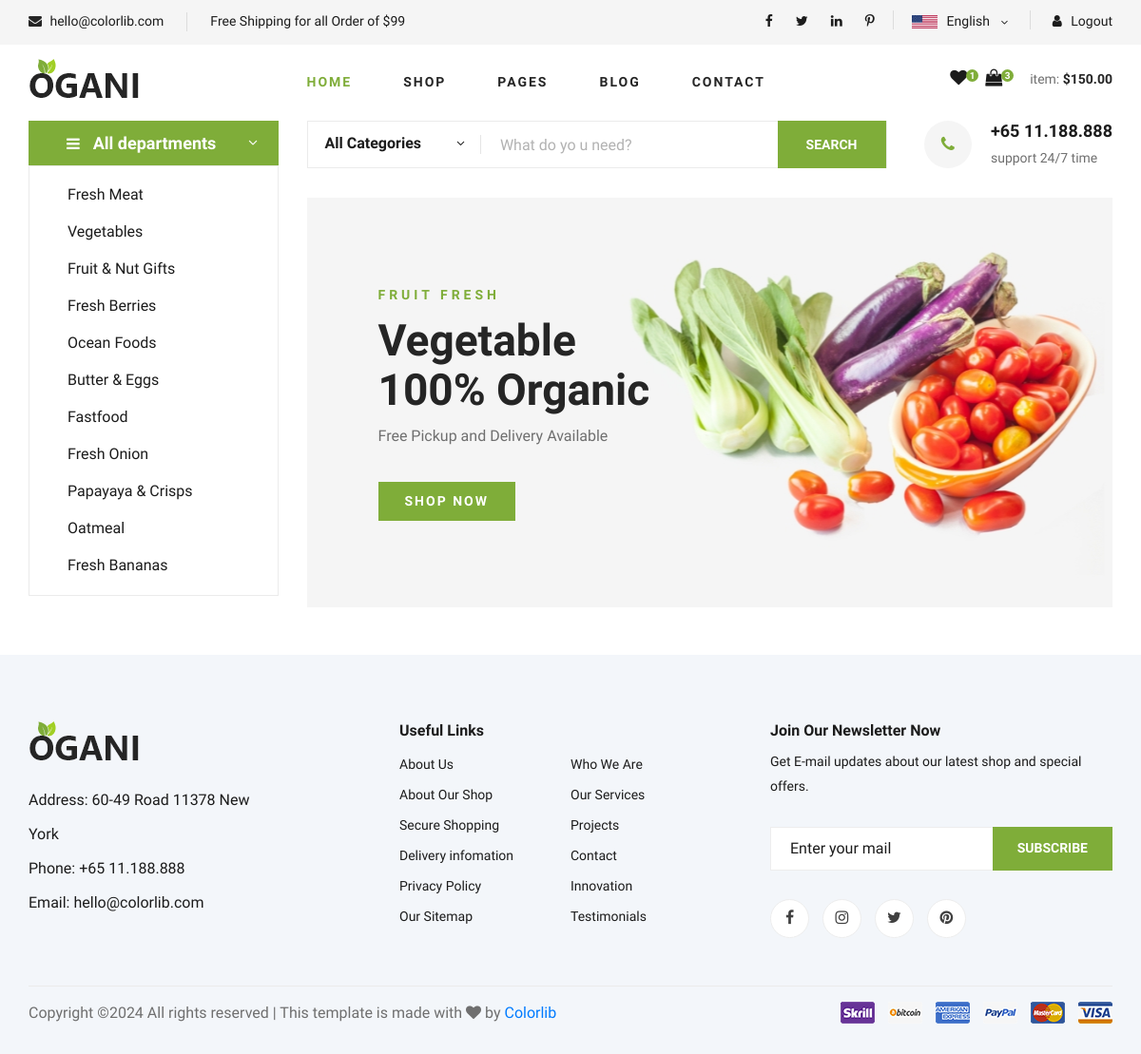
/, run on an earlier commit of the app's database.
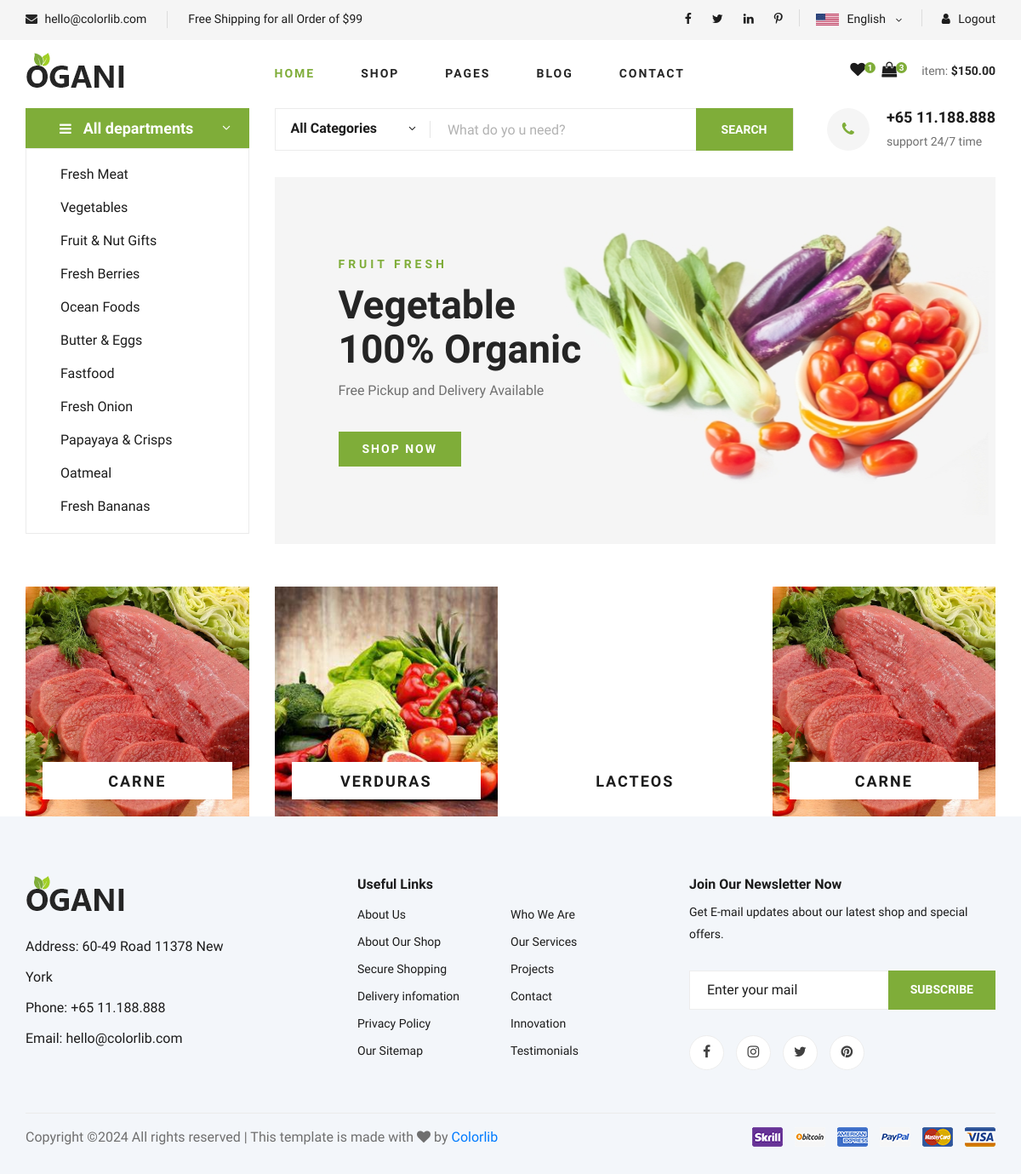
And on a later commit of the database.
### products/models.py (models this page shows, shortened)
class categories(models.Model):
    name = models.CharField(max_length=150, verbose_name='Nombre')
    description = models.TextField(verbose_name='Descripción')
    image = models.ImageField(default='null', blank=True, null=True, verbose_name="Foto", upload_to="categories")
    create_at = models.DateTimeField(auto_now_add=True, verbose_name='Creado')
    update_at = models.DateTimeField(auto_now=True, verbose_name='Editado')
    class Meta:
        verbose_name = 'Categoria'
        verbose_name_plural = 'Categorias'

### mainapp/views.py (the view)
# urls.py: path('', index, name="index"),
def index(request):
    categori = categories.objects.all()
    return render(request, 'mainapp/index.html',{
        'title':'Home',
        'categories':categori
    })

### mainapp/templates/mainapp/index.html (shortened to what this page needs)
{% extends 'layouts/layout.html' %}
{% block content %}
{% load static %}
<section class="hero">
    <div class="container">
        <div class="row">
            <div class="col-lg-3">
                <div class="hero__categories">
                    <div class="hero__categories__all">
                        <i class="fa fa-bars"></i>
                        <span>All departments</span>
                    </div>
                    <ul>
                        <li><a href="#">Fresh Meat</a></li>
                        <li><a href="#">Vegetables</a></li>
                        <li><a href="#">Fruit & Nut Gifts</a></li>
                        <li><a href="#">Fresh Berries</a></li>
                        <li><a href="#">Ocean Foods</a></li>
                        <li><a href="#">Butter & Eggs</a></li>
                        <li><a href="#">Fastfood</a></li>
                        <li><a href="#">Fresh Onion</a></li>
                        <li><a href="#">Papayaya & Crisps</a></li>
                        <li><a href="#">Oatmeal</a></li>
                        <li><a href="#">Fresh Bananas</a></li>
                    </ul>
                </div>
            </div>
            <div class="col-lg-9">
                <div class="hero__search">
                    <div class="hero__search__form">
                        <form action="#">
                            <div class="hero__search__categories">
                                All Categories
                                <span class="arrow_carrot-down"></span>
                            </div>
                            <input type="text" placeholder="What do yo u need?">
                            <button type="submit" class="site-btn">SEARCH</button>
                        </form>
                    </div>
                    <div class="hero__search__phone">
                        <div class="hero__search__phone__icon">
                            <i class="fa fa-phone"></i>
                        </div>
                        <div class="hero__search__phone__text">
                            <h5>+65 11.188.888</h5>
                            <span>support 24/7 time</span>
                        </div>
                    </div>
                </div>
                <div class="hero__item set-bg" data-setbg="{% static 'img/hero/banner.jpg' %}">
                    <div class="hero__text">
                        <span>FRUIT FRESH</span>
                        <h2>Vegetable <br />100% Organic</h2>
                        <p>Free Pickup and Delivery Available</p>
                        <a href="#" class="primary-btn">SHOP NOW</a>
                    </div>
                </div>
            </div>
        </div>
    </div>
</section>
    <section class="categories">
        <div class="container">
            <div class="row">
                <div class="categories__slider owl-carousel">
                    {% for categori in categories %}
                        <div class="col-lg-3">
                            <div class="categories__item set-bg" data-setbg="{{categori.image.url}}">
                                <h5><a href="#">{{categori.name}}</a></h5>
                            </div>
                        </div>
                    {% endfor %}
                </div>
            </div>
        </div>
    </section>
{% endblock%}

### mainapp/templates/layouts/layout.html (shortened to what this page needs)
<!DOCTYPE html>
<html lang="zxx">
<head>
    {% load static %}
    <link rel="stylesheet" href="{% static 'css/bootstrap.min.css' %}" type="text/css">
    <link rel="stylesheet" href="{% static 'css/font-awesome.min.css' %}" type="text/css">
    <link rel="stylesheet" href="{% static 'css/elegant-icons.css' %}" type="text/css">
    <link rel="stylesheet" href="{% static 'css/nice-select.css' %}" type="text/css">
    <link rel="stylesheet" href="{% static 'css/jquery-ui.min.css' %}" type="text/css">
    <link rel="stylesheet" href="{% static 'css/owl.carousel.min.css' %}" type="text/css">
    <link rel="stylesheet" href="{% static 'css/slicknav.min.css' %}" type="text/css">
    <link rel="stylesheet" href="{% static 'css/style.css' %}" type="text/css">
</head>
<body>
    <header class="header">
        <div class="header__top">
            <div class="container">
                <div class="row">
                    <div class="col-lg-6 col-md-6">
                        <div class="header__top__left">
                            <ul>
                                <li><i class="fa fa-envelope"></i> hello@colorlib.com</li>
                                <li>Free Shipping for all Order of $99</li>
                            </ul>
                        </div>
                    </div>
                    <div class="col-lg-6 col-md-6">
                        <div class="header__top__right">
                            <div class="header__top__right__social">
                                <a href="#"><i class="fa fa-facebook"></i></a>
                                <a href="#"><i class="fa fa-twitter"></i></a>
                                <a href="#"><i class="fa fa-linkedin"></i></a>
                                <a href="#"><i class="fa fa-pinterest-p"></i></a>
                            </div>
                            <div class="header__top__right__language">
                                <img src="{% static 'img/language.png' %} " alt="">
                                <div>English</div>
                                <span class="arrow_carrot-down"></span>
                            </div>
                            <div class="header__top__right__auth">
                                {% if user %}
                                    <a href="{% url "logout" %}"><i class="fa fa-user"></i> Logout</a>
                                {% else %}
                                    <a href="{% url "login" %}"><i class="fa fa-user"></i> Login</a>
                                {% endif %}
                            </div>
                        </div>
                    </div>
                </div>
            </div>
        </div>
        <div class="container">
            <div class="row">
                <div class="col-lg-3">
                    <div class="header__logo">
                        <a href="{% url "index" %}"><img src="{% static 'img/logo.png' %}" alt=""></a>
                    </div>
                </div>
                <div class="col-lg-6">
                    <nav class="header__menu">
                        <ul>
                            <li class="active"><a href="{% url "index" %}">Home</a></li>
                            <li><a href="./shop-grid.html">Shop</a></li>
                            <li><a href="#">Pages</a>
                            </li>
                            <li><a href="./blog.html">Blog</a></li>
                            <li><a href="./contact.html">Contact</a></li>
                        </ul>
                    </nav>
                </div>
                <div class="col-lg-3">
                    <div class="header__cart">
                        <ul>
                            <li><a href="#"><i class="fa fa-heart"></i> <span>1</span></a></li>
                            <li><a href="#"><i class="fa fa-shopping-bag"></i> <span>3</span></a></li>
                        </ul>
                        <div class="header__cart__price">item: <span>$150.00</span></div>
                    </div>
                </div>
            </div>
        </div>
    </header>
    {% block content %}
    {% endblock content %}
    <footer class="footer spad">
        <div class="container">
            <div class="row">
                <div class="col-lg-3 col-md-6 col-sm-6">
                    <div class="footer__about">
                        <div class="footer__about__logo">
                            <a href="{% url "index" %}"><img src="{% static 'img/logo.png' %}" alt=""></a>
                        </div>
                        <ul>
                            <li>Address: 60-49 Road 11378 New York</li>
                            <li>Phone: +65 11.188.888</li>
                            <li>Email: hello@colorlib.com</li>
                        </ul>
                    </div>
                </div>
                <div class="col-lg-4 col-md-6 col-sm-6 offset-lg-1">
                    <div class="footer__widget">
                        <h6>Useful Links</h6>
                        <ul>
                            <li><a href="#">About Us</a></li>
                            <li><a href="#">About Our Shop</a></li>
                            <li><a href="#">Secure Shopping</a></li>
                            <li><a href="#">Delivery infomation</a></li>
                            <li><a href="#">Privacy Policy</a></li>
                            <li><a href="#">Our Sitemap</a></li>
                        </ul>
                        <ul>
                            <li><a href="#">Who We Are</a></li>
                            <li><a href="#">Our Services</a></li>
                            <li><a href="#">Projects</a></li>
                            <li><a href="#">Contact</a></li>
                            <li><a href="#">Innovation</a></li>
                            <li><a href="#">Testimonials</a></li>
                        </ul>
                    </div>
                </div>
                <div class="col-lg-4 col-md-12">
                    <div class="footer__widget">
                        <h6>Join Our Newsletter Now</h6>
                        <p>Get E-mail updates about our latest shop and special offers.</p>
                        <form action="#">
                            <input type="text" placeholder="Enter your mail">
                            <button type="submit" class="site-btn">Subscribe</button>
                        </form>
                        <div class="footer__widget__social">
                            <a href="#"><i class="fa fa-facebook"></i></a>
                            <a href="#"><i class="fa fa-instagram"></i></a>
                            <a href="#"><i class="fa fa-twitter"></i></a>
                            <a href="#"><i class="fa fa-pinterest"></i></a>
                        </div>
                    </div>
                </div>
            </div>
            <div class="row">
                <div class="col-lg-12">
                    <div class="footer__copyright">
                        <div class="footer__copyright__text"><p>
  Copyright &copy;<script>document.write(new Date().getFullYear());</script> All rights reserved | This template is made with <i class="fa fa-heart" aria-hidden="true"></i> by <a href="https://colorlib.com" target="_blank">Colorlib</a>
  </p></div>
                        <div class="footer__copyright__payment"><img src="{% static 'img/payment-item.png' %}" alt=""></div>
                    </div>
                </div>
            </div>
        </div>
    </footer>
</body>
</html>

What changed in the data, as far as the page shows it:
added categories: shows a picture, name "CARNE"
added categories: shows a picture, name "VERDURAS"
added categories: name "LACTEOS"
